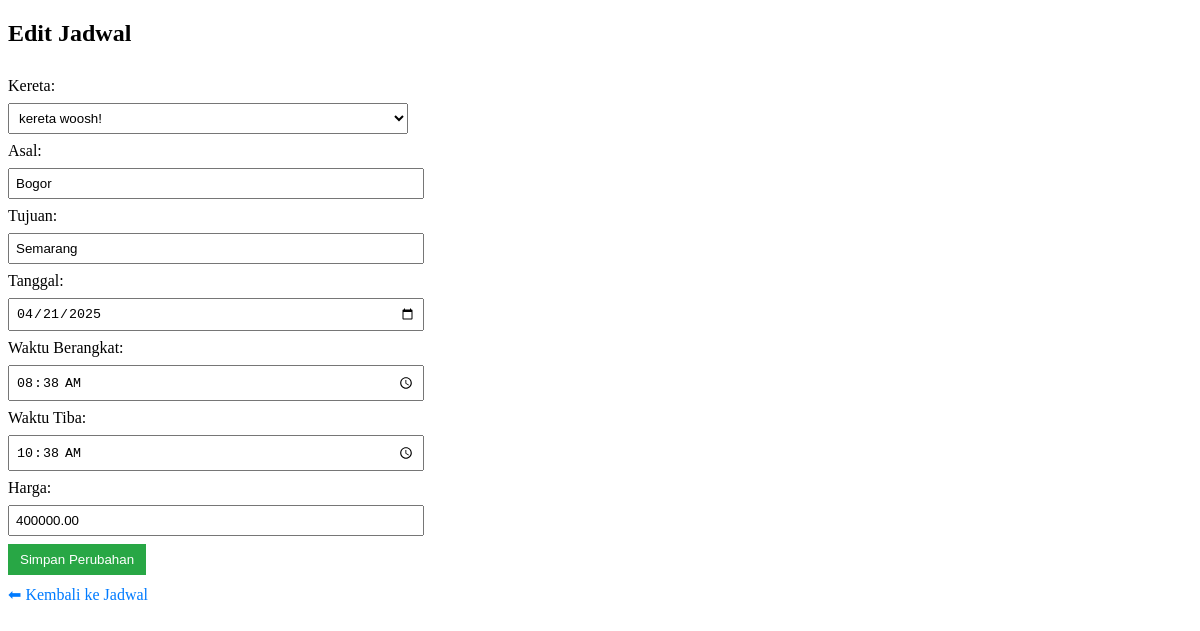
The page /form_jadwal.php?edit=1 on the database its author committed.
### tables this page shows
CREATE TABLE `jadwal` (
  `id_jadwal` int(11) NOT NULL,
  `id_kereta` int(11) NOT NULL,
  `asal` varchar(255) NOT NULL,
  `tujuan` varchar(255) NOT NULL,
  `tanggal` date NOT NULL,
  `waktu_berangkat` time NOT NULL,
  `waktu_tiba` time NOT NULL,
  `harga` decimal(10,2) NOT NULL
);

CREATE TABLE `kereta` (
  `id_kereta` int(11) NOT NULL,
  `nama_kereta` varchar(255) NOT NULL,
  `jenis` enum('ekonomi','eksekutif','vip') NOT NULL,
  `kapasitas` int(11) NOT NULL
);

### form_jadwal.php (the view, shortened to what this page needs)
<?php
include 'koneksi.php';
$edit = false;
$judul_form = "Tambah Jadwal";
$button_label = "Tambah Jadwal";
$kereta = mysqli_query($conn, "SELECT * FROM kereta");
if (isset($_GET['edit'])) {
    $edit = true;
    $id_edit = $_GET['edit'];
    $data_edit = mysqli_fetch_assoc(mysqli_query($conn, "SELECT * FROM jadwal WHERE id_jadwal = '$id_edit'"));
    $judul_form = "Edit Jadwal";
    $button_label = "Simpan Perubahan";
}
?>
<!DOCTYPE html>
<html lang="id">
<head>
</head>
<body>
    <h2><?= $judul_form ?></h2>
    <form method="POST">
        <label>Kereta:</label>
        <select name="id_kereta" required>
            <?php while ($k = mysqli_fetch_assoc($kereta)) : ?>
                <option value="<?= $k['id_kereta'] ?>" <?= ($edit && $k['id_kereta'] == $data_edit['id_kereta']) ? 'selected' : '' ?>>
                    <?= $k['nama_kereta'] ?>
                </option>
            <?php endwhile; ?>
        </select>
        <label>Asal:</label>
        <input type="text" name="asal" required value="<?= $edit ? $data_edit['asal'] : '' ?>">
        <label>Tujuan:</label>
        <input type="text" name="tujuan" required value="<?= $edit ? $data_edit['tujuan'] : '' ?>">
        <label>Tanggal:</label>
        <input type="date" name="tanggal" required value="<?= $edit ? $data_edit['tanggal'] : '' ?>">
        <label>Waktu Berangkat:</label>
        <input type="time" name="waktu_berangkat" required value="<?= $edit ? $data_edit['waktu_berangkat'] : '' ?>">
        <label>Waktu Tiba:</label>
        <input type="time" name="waktu_tiba" required value="<?= $edit ? $data_edit['waktu_tiba'] : '' ?>">
        <label>Harga:</label>
        <input type="number" name="harga" required value="<?= $edit ? $data_edit['harga'] : '' ?>">
        <button type="submit"><?= $button_label ?></button>
        <br>
        <a href="kelola_jadwal.php">⬅ Kembali ke Jadwal</a>
    </form>
</body>
</html>

### form_jadwal.php (style rules this page uses)
form { margin-top: 30px; max-width: 400px; }
input, select { width: 100%; padding: 6px; margin: 8px 0; }
button { padding: 8px 12px; background-color: #28a745; color: white; border: none; }
a { display: inline-block; margin-top: 10px; text-decoration: none; color: #007bff; }

### rows shown on the page
jadwal: id_kereta "kereta woosh!", asal "Bogor", tujuan "Semarang", tanggal "04/21/2025", waktu_berangkat "08:38:00", waktu_tiba "10:38:00", harga "400000.00"

### other values the page prints
$judul_form "Edit Jadwal"
$button_label "Simpan Perubahan"
